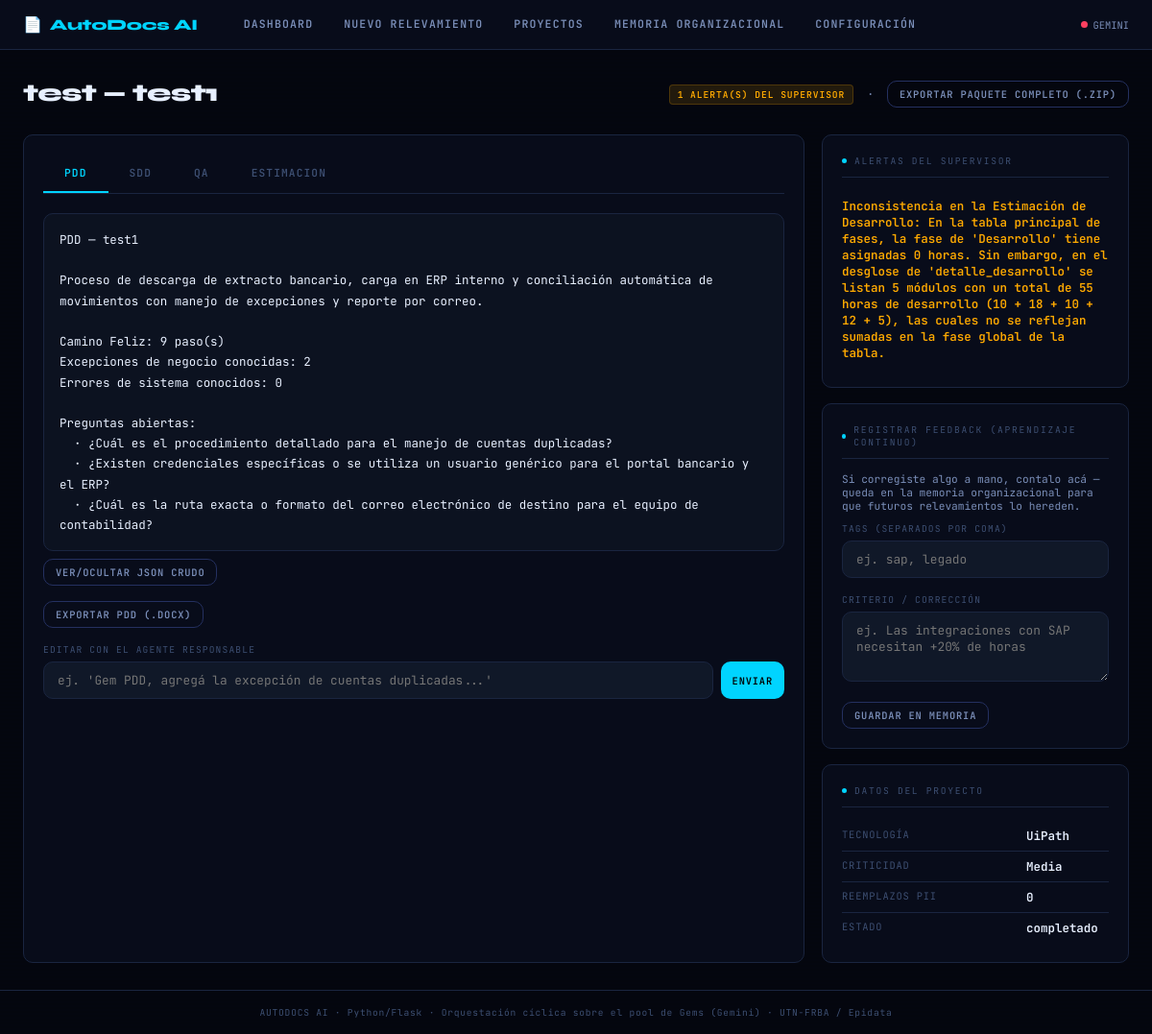
Page /resultado/3 on the committed database.
### tables this page shows
CREATE TABLE proyectos (
    id                      INTEGER PRIMARY KEY AUTOINCREMENT,
    cliente                 TEXT NOT NULL,
    proceso                 TEXT NOT NULL,
    tecnologia              TEXT,       -- UiPath / Power Automate / Rocketbot / Make.com...
    criticidad              TEXT,       -- Baja / Media / Alta
    presupuesto_hs          REAL,
    analista                TEXT,
    transcripcion_original  TEXT,
    transcripcion_sanitizada TEXT,
    reemplazos_pii          INTEGER DEFAULT 0,
    flujo_estructurado      TEXT,       -- JSON: salida del Agente de Ingesta
    estado                  TEXT DEFAULT 'borrador',  -- borrador|procesando|completado|frenado|error
    motivo_freno            TEXT,       -- si estado = 'frenado' (Límite Operativo de Entrada)
    creado                  TEXT DEFAULT CURRENT_TIMESTAMP,
    actualizado             TEXT DEFAULT CURRENT_TIMESTAMP
);

CREATE TABLE documentos (
    id          INTEGER PRIMARY KEY AUTOINCREMENT,
    proyecto_id INTEGER NOT NULL REFERENCES proyectos(id),
    tipo        TEXT NOT NULL,   -- PDD | SDD | QA | ESTIMACION
    contenido   TEXT,
    version     INTEGER DEFAULT 1,
    creado      TEXT DEFAULT CURRENT_TIMESTAMP
);

CREATE TABLE alertas (
    id          INTEGER PRIMARY KEY AUTOINCREMENT,
    proyecto_id INTEGER NOT NULL REFERENCES proyectos(id),
    tipo        TEXT,     -- cobertura | consistencia
    mensaje     TEXT,
    resuelta    INTEGER DEFAULT 0,
    creado      TEXT DEFAULT CURRENT_TIMESTAMP
);

### ui/app.py (the view)
    @app.route("/resultado/<int:proyecto_id>")
    def resultado(proyecto_id):
        proyecto = ProyectoRepository.get(proyecto_id)
        if not proyecto:
            return redirect(url_for("proyectos"))
        documentos = ProyectoRepository.get_documentos(proyecto_id)
        alertas = ProyectoRepository.get_alertas(proyecto_id)
        resumen_estimacion = None
        if "ESTIMACION" in documentos:
            data_est = EstimacionService.parsear(documentos["ESTIMACION"]["contenido"])
            resumen_estimacion = EstimacionService.resumen_legible(data_est)
        resumen_pdd = None
        if "PDD" in documentos:
            resumen_pdd = PddService.resumen_legible(PddService.parsear(documentos["PDD"]["contenido"]))
        return render_template(
            "resultado.html",
            proyecto=proyecto,
            documentos=documentos,
            tipos=_TIPOS_DOC,
            alertas=alertas,
            resumen_estimacion=resumen_estimacion,
            resumen_pdd=resumen_pdd,
        )

### core/db.py (called while the page is built)
def get_conn() -> sqlite3.Connection:
    DB_PATH.parent.mkdir(exist_ok=True)
    conn = sqlite3.connect(DB_PATH)
    conn.row_factory = sqlite3.Row
    conn.execute("PRAGMA foreign_keys = ON")
    return conn

### repositories/proyecto_repository.py (called while the page is built)
    @staticmethod
    def get(proyecto_id: int) -> dict | None:
        conn = get_conn()
        row = conn.execute("SELECT * FROM proyectos WHERE id = ?", (proyecto_id,)).fetchone()
        conn.close()
        return dict(row) if row else None

    @staticmethod
    def get_documentos(proyecto_id: int) -> dict:
        conn = get_conn()
        rows = conn.execute(
            """SELECT d.* FROM documentos d
               INNER JOIN (
                 SELECT tipo, MAX(version) mv FROM documentos
                 WHERE proyecto_id = ? GROUP BY tipo
               ) top ON d.tipo = top.tipo AND d.version = top.mv
               WHERE d.proyecto_id = ?""",
            (proyecto_id, proyecto_id),
        ).fetchall()
        conn.close()
        return {r["tipo"]: dict(r) for r in rows}

    @staticmethod
    def get_alertas(proyecto_id: int) -> list:
        conn = get_conn()
        rows = conn.execute(
            "SELECT * FROM alertas WHERE proyecto_id = ? ORDER BY id ASC", (proyecto_id,)
        ).fetchall()
        conn.close()
        return [dict(r) for r in rows]

### services/estimacion_service.py (called while the page is built)
    @staticmethod
    def _num(v) -> float:
        try:
            return float(str(v).replace(",", "."))
        except (TypeError, ValueError):
            return 0.0

    @staticmethod
    def horas_totales(data: dict) -> float:
        return sum(EstimacionService._num(f.get("horas")) for f in data.get("fases", [])
                   if isinstance(f, dict))

### services/pdd_service.py (called while the page is built, shortened)
    @staticmethod
    def parsear(texto_respuesta: str) -> dict:
        limpio = re.sub(r"^```(?:json)?|```$", "", texto_respuesta.strip(), flags=re.MULTILINE).strip()
        data = None
        try:
            data = json.loads(limpio)
        except (json.JSONDecodeError, TypeError):
            match = re.search(r"\{.*\}", texto_respuesta, re.DOTALL)
            if match:
                try:
                    data = json.loads(match.group(0))
                except (json.JSONDecodeError, TypeError):
                    data = None
        for k, v in _ESQUELETO_VACIO.items():
            data.setdefault(k, v)
        return data

### ui/templates/resultado.html (shortened to what this page needs)
{% extends "base.html" %}
{% block content %}
<div class="page-header">
  <h1>{{ proyecto.cliente }} — {{ proyecto.proceso }}</h1>
  <p>
    {% if alertas %}
      <span class="tag tag-amber">{{ alertas|length }} alerta(s) del Supervisor</span>
    {% else %}
      <span class="tag tag-green">Sin alertas de consistencia</span>
    {% endif %}
    &nbsp;·&nbsp;
    <a href="/export/{{ proyecto.id }}/paquete" class="btn btn-secondary btn-sm">Exportar paquete completo (.zip)</a>
  </p>
</div>
<div class="grid-2" style="grid-template-columns: 1fr 320px; gap:18px;">
  <div class="panel">
    <div class="tab-bar" id="tab-bar">
      {% for t in tipos %}
      <button class="tab-btn {% if loop.first %}active{% endif %}" onclick="mostrarTab('{{ t }}')">{{ t }}</button>
      {% endfor %}
    </div>
    {% for t in tipos %}
    <div class="tab-panel {% if loop.first %}active{% endif %}" id="panel-{{ t }}">
      {% if t in ['ESTIMACION', 'PDD'] %}
        {% set resumen = resumen_estimacion if t == 'ESTIMACION' else resumen_pdd %}
        <div class="result-box {% if not documentos.get(t) %}empty{% endif %}" id="resumen-{{ t }}">{{ resumen or 'Esta Gem todavía no generó contenido para este proyecto.' }}</div>
        <button type="button" class="btn btn-secondary btn-sm mt-2" onclick="toggleJson('{{ t }}')">Ver/ocultar JSON crudo</button>
      {% else %}
        <div class="result-box {% if not documentos.get(t) %}empty{% endif %}" id="contenido-{{ t }}">{{ documentos.get(t, {}).get('contenido', 'Esta Gem todavía no generó contenido para este proyecto.') }}</div>
      {% endif %}
      <div class="flex gap-2 mt-4 wrap">
        <a href="/export/{{ proyecto.id }}/{{ t }}" class="btn btn-secondary btn-sm">
          Exportar {{ t }} ({% if t in ['PDD','SDD'] %}.docx{% else %}.xlsx{% endif %})
        </a>
      </div>
      <div class="field mt-4">
        <label>Editar con el agente responsable</label>
        <div class="flex gap-2">
          <input type="text" id="editar-{{ t }}" placeholder="ej. 'Gem {{ t }}, agregá la excepción de cuentas duplicadas...'">
          <button class="btn btn-primary btn-sm" onclick="editarDocumento('{{ t }}')">Enviar</button>
        </div>
      </div>
    </div>
    {% endfor %}
  </div>
  <div class="flex flex-col gap-4">
    <div class="panel">
      <div class="panel-title"><span class="dot"></span>Alertas del Supervisor</div>
      {% if alertas %}
        {% for a in alertas %}
        <div class="kv"><div class="kv-val" style="color:var(--amber)">{{ a.mensaje }}</div></div>
        {% endfor %}
      {% else %}
        <p class="result-box empty">Sin observaciones de consistencia entre PDD, SDD, QA y Estimación.</p>
      {% endif %}
    </div>
    <div class="panel">
      <div class="panel-title"><span class="dot"></span>Registrar feedback (Aprendizaje continuo)</div>
      <p style="font-size:.7rem; color:var(--text-mid); margin-bottom:10px;">
        Si corregiste algo a mano, contalo acá — queda en la memoria organizacional para
        que futuros relevamientos lo hereden.
      </p>
      <div class="field">
        <label>Tags (separados por coma)</label>
        <input type="text" id="feedback-tags" placeholder="ej. sap, legado">
      </div>
      <div class="field">
        <label>Criterio / corrección</label>
        <textarea id="feedback-texto" rows="3" placeholder="ej. Las integraciones con SAP necesitan +20% de horas"></textarea>
      </div>
      <button class="btn btn-secondary btn-sm" onclick="registrarFeedback()">Guardar en memoria</button>
    </div>
    <div class="panel">
      <div class="panel-title"><span class="dot"></span>Datos del proyecto</div>
      <div class="kv"><div class="kv-key">Tecnología</div><div class="kv-val">{{ proyecto.tecnologia or '—' }}</div></div>
      <div class="kv"><div class="kv-key">Criticidad</div><div class="kv-val">{{ proyecto.criticidad or '—' }}</div></div>
      <div class="kv"><div class="kv-key">Reemplazos PII</div><div class="kv-val">{{ proyecto.reemplazos_pii }}</div></div>
      <div class="kv"><div class="kv-key">Estado</div><div class="kv-val">{{ proyecto.estado }}</div></div>
    </div>
  </div>
</div>
{% endblock %}

### ui/templates/base.html (style rules this page uses)
:root { --bg-void: #04060f; --bg-panel: #080c1a; --bg-card: #0c1220; --bg-input: #101828; --border: #1a2540; --border-hi: #243060; --cyan: #00d4ff; --cyan-dim: #007da0; --green: #00e87a; --green-dim: #006635; --red: #ff4060; --amber: #ffaa00; --text-hi: #e8f0ff; --text-mid: #7a8eb8; --text-lo: #3d4f72; --mono: 'JetBrains Mono', monospace; --display: 'Syne', sans-serif; --radius: 10px; --glow-c: 0 0 20px rgba(0,212,255,.18); --glow-g: 0 0 20px rgba(0,232,122,.18); }
*, *::before, *::after { box-sizing: border-box; margin: 0; padding: 0; }
html { scroll-behavior: smooth; }
body { font-family: var(--mono); background: var(--bg-void); color: var(--text-hi); min-height: 100vh; display: flex; flex-direction: column; background-image: repeating-linear-gradient(0deg, transparent, transparent 2px, rgba(0,0,0,.08) 2px, rgba(0,0,0,.08) 4px); }
.page-header { margin-bottom: 28px; display: flex; align-items: flex-end; justify-content: space-between; gap: 16px; flex-wrap: wrap; }
.page-header h1 { font-family: var(--display); font-size: 1.6rem; font-weight: 800; color: var(--text-hi); letter-spacing: -.03em; }
.page-header p { font-size: .72rem; color: var(--text-mid); margin-top: 4px; }
.panel { background: var(--bg-panel); border: 1px solid var(--border); border-radius: var(--radius); padding: 20px; }
.panel-title { font-size: .6rem; letter-spacing: .18em; text-transform: uppercase; color: var(--text-lo); margin-bottom: 14px; padding-bottom: 10px; border-bottom: 1px solid var(--border); display: flex; align-items: center; gap: 8px; }
.panel-title .dot { width: 5px; height: 5px; border-radius: 50%; background: var(--cyan); }
.grid-2 { display: grid; grid-template-columns: 1fr 1fr; gap: 18px; }
input, select, textarea { width: 100%; background: var(--bg-input); border: 1px solid var(--border); border-radius: var(--radius); color: var(--text-hi); font-family: var(--mono); font-size: .8rem; padding: 10px 14px; transition: border-color .2s, box-shadow .2s; outline: none; }
label { display: block; font-size: .6rem; letter-spacing: .12em; text-transform: uppercase; color: var(--text-lo); margin-bottom: 6px; }
.field { margin-bottom: 16px; }
.btn { font-family: var(--mono); font-size: .72rem; font-weight: 600; letter-spacing: .08em; text-transform: uppercase; border: none; border-radius: var(--radius); padding: 10px 20px; cursor: pointer; transition: all .18s; display: inline-flex; align-items: center; gap: 8px; text-decoration: none; }
.btn-primary { background: var(--cyan); color: #000; }
.btn-secondary { background: transparent; border: 1px solid var(--border-hi); color: var(--text-mid); }
.btn-sm { padding: 6px 12px; font-size: .65rem; }
.tag { display: inline-block; font-size: .6rem; letter-spacing: .1em; text-transform: uppercase; padding: 3px 8px; border-radius: 4px; font-weight: 600; }
.tag-amber { background: rgba(255,170,0,.12); color: var(--amber); border: 1px solid rgba(255,170,0,.2); }
.result-box { background: var(--bg-card); border: 1px solid var(--border); border-radius: var(--radius); padding: 16px; font-size: .78rem; line-height: 1.7; color: var(--text-hi); white-space: pre-wrap; word-break: break-word; min-height: 80px; max-height: 460px; overflow-y: auto; }
.kv { display: flex; gap: 12px; padding: 7px 0; border-bottom: 1px solid var(--border); }
.kv:last-child { border-bottom: none; }
.kv-key { flex: 0 0 180px; font-size: .65rem; color: var(--text-lo); text-transform: uppercase; letter-spacing: .08em; }
.kv-val { flex: 1; font-size: .78rem; color: var(--text-hi); font-weight: 600; }
.tab-bar { display: flex; gap: 0; border-bottom: 1px solid var(--border); margin-bottom: 20px; overflow-x: auto; }
.tab-btn { font-family: var(--mono); font-size: .7rem; font-weight: 600; letter-spacing: .1em; text-transform: uppercase; padding: 12px 22px; background: transparent; border: none; border-bottom: 2px solid transparent; color: var(--text-lo); cursor: pointer; transition: all .15s; white-space: nowrap; }
.tab-btn.active { color: var(--cyan); border-bottom-color: var(--cyan); }
.tab-panel { display: none; }
.tab-panel.active { display: block; }
.mt-2 { margin-top: 8px; }
.mt-4 { margin-top: 16px; }
.flex { display: flex; }
.flex-col { flex-direction: column; }
.gap-2 { gap: 8px; }
.gap-4 { gap: 16px; }
.wrap { flex-wrap: wrap; }

### rows in the picture
proyectos: cliente "test", proceso "test1", tecnologia "UiPath", criticidad "Media", reemplazos_pii "0", estado "completado"
documentos: tipo "PDD", resumen "PDD — test1 Proceso de descarga de extracto bancario, carga en ERP interno y conciliación automática de movimientos con manejo de excepciones y reporte por correo. Camino Feliz: 9 paso(s) Excepciones de negocio conocidas: 2 Errores de sistema conocidos: 0 Preguntas abiertas: · ¿Cuál es el procedimiento detallado para el manejo de cuentas duplicadas? · ¿Existen credenciales específicas o se utiliza un usuario genérico para el portal bancario y el ERP? · ¿Cuál es la ruta exacta o formato del correo electrónico de destino para el equipo de contabilidad?", t "ej. 'Gem PDD, agregá la excepción de cuentas duplicadas...'"
documentos: tipo "SDD"
documentos: tipo "ESTIMACION"
alertas: mensaje "Inconsistencia en la Estimación de Desarrollo: En la tabla principal de fases, la fase de 'Desarrollo' tiene asignadas 0 horas. Sin embargo, en el desglose de 'detalle_desarrollo' se listan 5 módulos con un total de 55 horas de desarrollo (10 + 18 + 10 + 12 + 5), las cuales no se reflejan sumadas en la fase global de la tabla."

### other values in the picture
{{ alertas|length }} "1"
{{ t }} "QA"
